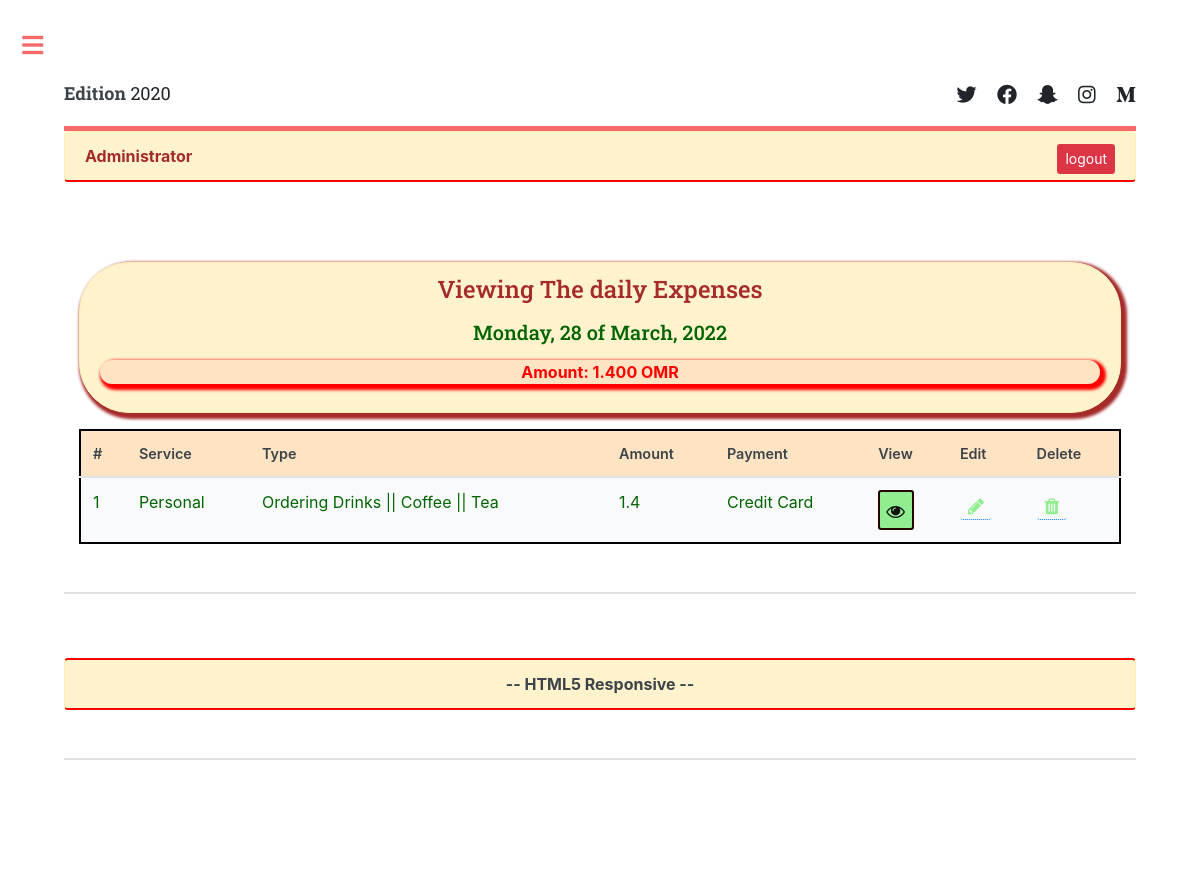
Screenshot of /daily_expenses (signed in) with the database file from the repository.
### web/models.py (models this page shows, shortened)
class Payment(models.Model):
    name = models.CharField(max_length=200, null=False, blank=False, verbose_name="Enter Payment Method")
    entry_date  = models.DateTimeField(auto_now_add=True, null=False, blank=False)
    def __str__(self):
        return self.name

class Service(models.Model):
    name = models.CharField(max_length=200, null=False, blank=False, unique=True)

class Type(models.Model):
    service = models.ForeignKey(Service, on_delete=models.CASCADE, verbose_name='Choose Service')
    name = models.CharField(max_length=200, null=False, blank=False, unique=False, verbose_name="Add Type")
    description = models.CharField(max_length=1000, null=True, blank=True, verbose_name="Description")
    entry_date = models.DateField(auto_now_add=True, null=False, blank=False)
    class Meta:
        unique_together=[['service', 'name']]

class Expense(models.Model):
    service = models.ForeignKey(Service, on_delete=models.CASCADE, related_name='service', verbose_name="Choose Service")
    type = models.ForeignKey(Type, on_delete=models.CASCADE, related_name='type', verbose_name="Choose Type")
    payment = models.ForeignKey(Payment, on_delete=models.CASCADE, related_name='payment', verbose_name="Payment Method")
    amount = models.FloatField(null=False, blank=False)
    remark = models.TextField(null=True, blank=True, verbose_name="Notes")
    entry_date = models.DateTimeField(auto_now_add=True)
    only_date = models.DateField(auto_now_add=True)

### web/views.py (the view)
# urls.py: path('daily_expenses', views.daily_expenses, name='daily_expenses'),
@login_required(login_url='login')
def daily_expenses(request):
    today = date.today()
    today_format = today.strftime('%A, %d of %B, %Y')
    expenses = Expense.objects.filter(only_date = today)
    total_sum = expenses.aggregate(total=Sum('amount'))
    amount = total_sum['total']
    if amount:
        total_amount = str(format(float(amount), '.3f'))
    else:
        total_amount = 0.000
    dict_expenses = dict()
    daily_counter = 1
    for expense in expenses:
        dict_expenses[daily_counter] = (expense.service.name, expense.type.name, expense.amount, expense.payment,expense.remark, expense.id)
        daily_counter +=1
    context = {'dict_expenses': dict_expenses, 'today': today_format, 'total_amount': total_amount}
    return render(request,'pages/daily_expenses.html', context)

### templates/pages/daily_expenses.html (shortened to what this page needs)
{% extends 'layout.html' %}
{% load static %}
{% load crispy_forms_tags %}
{% block content %}
<div class="container">
    <div class="alert alert-warning" style="box-shadow: 3px 3px 3px 3px; color:brown; text-align:center; border-radius:50px; font-weight:bold;">
        <h4 style="color:brown;">
            Viewing The daily Expenses
        </h4>
        <p>
        <h5 style="color:darkgreen;">{{today}}</h5>
        </p>
        <p style="box-shadow:3px 3px 3px 3px; background-color:bisque; color:red; border-radius:15px;">
            {% if total_amount %}
            Amount: {{total_amount}} OMR
            {% else %}
            Amount: 0.000 OMR
            {% endif %}
        </p>
    </div>
    <div style="overflow-x: auto;">
        {% if dict_expenses %}
        <table class="table" style="border:2px solid black;">
            <thead>
                <tr style="background-color:bisque;">
                    <th>#</th>
                    <th>Service</th>
                    <th>Type</th>
                    <th>Amount</th>
                    <th>Payment</th>
                    <th>View</th>
                    <th>Edit</th>
                    <th>Delete</th>
                </tr>
            </thead>
            {% for key, value in dict_expenses.items %}
            <tbody>
                {% if value.2 >= 15 %}
                <tr style="color:darkred; font-weight:bold; background-color:black;">
                    <td>{{key}}</td>
                    <td>{{value.0}}</td>
                    <td>{{value.1}}</td>
                    <td>{{value.2}}</td>
                    <td>{{value.3}}</td>
                    <td>
                        <button id="display_note" onclick="ShowNote(this)" value="{{value.4}}" class="btn-sm btn-outline-danger" style="background-color: red; width:auto; height:40px;">
                            <i class="fa fa-eye fa-lg"></i>
                        </button>
                    </td>
                    <td>
                        <a href="{% url 'edit_expense' value.5 %}" class="btn-sm"><i class="fa fa-pencil fa-lg" style="color:red;"></i></a>
                    </td>
                    <td>
                        <a href="#" onclick="DeleteExpense({{value.5}})" class="btn-sm"><i class="fa fa-trash fa-lg" style="color:red;"></i></a>
                    </td>
                </tr>
                {% else %}
                <tr style="color:black; color:darkgreen;">
                    <td>{{key}}</td>
                    <td>{{value.0}}</td>
                    <td>{{value.1}}</td>
                    <td>{{value.2}}</td>
                    <td>{{value.3}}</td>
                    <td>
                        <button id="display_note" onclick="ShowNote(this)" value="{{value.4}}" class="btn-sm btn-outline-success" style="background-color: lightgreen; width:auto; height:40px;">
                            <i class="fa fa-eye fa-lg"></i>
                        </button>
                    </td>
                    <td>
                        <a href="{% url 'edit_expense' value.5 %}" class="btn-sm"><i class="fa fa-pencil fa-lg" style="color:lightgreen;"></i></a>
                    </td>
                    <td>
                        <a href="#" onclick="DeleteExpense({{value.5}})" class="btn-sm"><i class="fa fa-trash fa-lg" style="color:lightgreen;"></i></a>
                    </td>
                </tr>
                {% endif %}
            </tbody>
            {% endfor %}
        </table>
        {% else %}
        <div class="alert alert-warning" style="text-align: center;  border-radius:15px; color:brown;">
            <h5 style="box-shadow:5px 5px 5px 5px; color:blue; border-radius:15px;">
                No Expenses saved for today
            </h5>
        </div>
        {% endif %}
    </div>
</div>
{% endblock content %}

### templates/layout.html (shortened to what this page needs)
{% load static %}
<!DOCTYPE HTML>
<html>
	<head>
		<link rel="stylesheet" href="{% static 'css/main.css' %}"/>
		<link rel="stylesheet" href="{% static 'css/login.css' %}"/>
		<link rel="stylesheet" href="https://maxcdn.bootstrapcdn.com/bootstrap/4.5.2/css/bootstrap.min.css">
		<link rel="stylesheet" href="https://cdnjs.cloudflare.com/ajax/libs/font-awesome/4.7.0/css/font-awesome.min.css">
	</head>
	<body class="is-preload">
			<div id="wrapper">
					<div id="main">
						<div class="inner">
								<header id="header">
									<a href="#" class="logo"><strong>Edition</strong> 2020</a>
									<ul class="icons">
										<li><a href="#" class="icon brands fa-twitter"><span class="label">Twitter</span></a></li>
										<li><a href="#" class="icon brands fa-facebook-f"><span class="label">Facebook</span></a></li>
										<li><a href="#" class="icon brands fa-snapchat-ghost"><span class="label">Snapchat</span></a></li>
										<li><a href="#" class="icon brands fa-instagram"><span class="label">Instagram</span></a></li>
										<li><a href="#" class="icon brands fa-medium-m"><span class="label">Medium</span></a></li>
									</ul>
								</header>
								{% if user.is_authenticated %}
								{% if user.is_superuser %}
								<div class="alert alert-warning" style="border-bottom:2px solid red;">
									<b style="color:brown">{{user.first_name}} {{user.last_name}} </b>
									<a href="{% url 'logout' %}" class="btn-sm btn-danger" style="float:right">logout</a>
								</div>
								{% else %}
								<div class="alert alert-warning" style="border-bottom:2px solid red;">
									<b>{{user.first_name}} {{user.last_name}} </b>
									<a href="{% url 'logout' %}" class="btn-sm btn-danger" style="float:right">logout</a>
								</div>
								{% endif %}
								{% endif %}
								<section id="banner">
									{% block content %}
									{% endblock content %}
								</section>
								<section>
									<div class="alert alert-warning" style="text-align: center;border-bottom:2px solid red; border-top:2px solid red;">
										<strong>
											-- HTML5 Responsive --
										</strong>
									</div>
								</section>
								<section>
								</section>
						</div>
					</div>
			</div>
	</body>
</html>

### static/css/login.css (style rules this page uses)
html { background-color: none; }
body { font-family: "Poppins", sans-serif; height: 100vh; }
a { color: #92badd; display:inline-block; text-decoration: none; font-weight: 400; }

### rows the page displays
Payment: key "1", name "Personal", name "Ordering Drinks || Coffee || Tea", amount "1.4", name "Credit Card"

### other values shown
{{ user.first_name }} "Administrator"
{{ today }} "Monday, 28 of March, 2022"
{{ total_amount }} "1.400"
